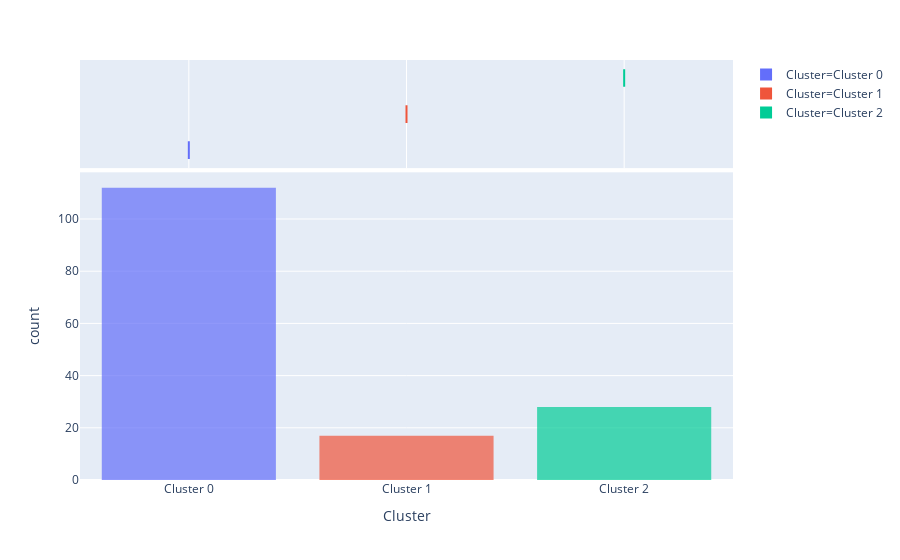

The notebook cell this image was saved under:
### Code cell
plot_model(kmeans, plot = 'distribution') #to see size of clusters

### Figure 1 — Plotly figure (JSON) as saved in the notebook; plotly's stock layout.template omitted (floating-point values rounded to 4 significant figures; data arrays with more than 128 entries replaced by an {"elided": "..."} marker saying what was removed)
{"data": [{"alignmentgroup": "True", "bingroup": "x", "hoverlabel": {"namelength": 0}, "hovertemplate": "Cluster=%{x}<br>count=%{y}", "legendgroup": "Cluster=Cluster 0", "marker": {"color": "#636efa", "opacity": 0.7}, "name": "Cluster=Cluster 0", "offsetgroup": "Cluster=Cluster 0", "orientation": "v", "showlegend": true, "type": "histogram", "x": ["Cluster 0", "Cluster 0", "Cluster 0", "Cluster 0", "Cluster 0", "Cluster 0", "Cluster 0", "Cluster 0", "Cluster 0", "Cluster 0", "Cluster 0", "Cluster 0", "Cluster 0", "Cluster 0", "Cluster 0", "Cluster 0", "Cluster 0", "Cluster 0", "Cluster 0", "Cluster 0", "Cluster 0", "Cluster 0", "Cluster 0", "Cluster 0", "Cluster 0", "Cluster 0", "Cluster 0", "Cluster 0", "Cluster 0", "Cluster 0", "Cluster 0", "Cluster 0", "Cluster 0", "Cluster 0", "Cluster 0", "Cluster 0", "Cluster 0", "Cluster 0", "Cluster 0", "Cluster 0", "Cluster 0", "Cluster 0", "Cluster 0", "Cluster 0", "Cluster 0", "Cluster 0", "Cluster 0", "Cluster 0", "Cluster 0", "Cluster 0", "Cluster 0", "Cluster 0", "Cluster 0", "Cluster 0", "Cluster 0", "Cluster 0", "Cluster 0", "Cluster 0", "Cluster 0", "Cluster 0", "Cluster 0", "Cluster 0", "Cluster 0", "Cluster 0", "Cluster 0", "Cluster 0", "Cluster 0", "Cluster 0", "Cluster 0", "Cluster 0", "Cluster 0", "Cluster 0", "Cluster 0", "Cluster 0", "Cluster 0", "Cluster 0", "Cluster 0", "Cluster 0", "Cluster 0", "Cluster 0", "Cluster 0", "Cluster 0", "Cluster 0", "Cluster 0", "Cluster 0", "Cluster 0", "Cluster 0", "Cluster 0", "Cluster 0", "Cluster 0", "Cluster 0", "Cluster 0", "Cluster 0", "Cluster 0", "Cluster 0", "Cluster 0", "Cluster 0", "Cluster 0", "Cluster 0", "Cluster 0", "Cluster 0", "Cluster 0", "Cluster 0", "Cluster 0", "Cluster 0", "Cluster 0", "Cluster 0", "Cluster 0", "Cluster 0", "Cluster 0", "Cluster 0", "Cluster 0"], "xaxis": "x", "yaxis": "y"}, {"alignmentgroup": "True", "customdata": {"elided": "112x9 str values"}, "hoverlabel": {"namelength": 0}, "hovertemplate": "Cluster=%{customdata[8]}<br>engine_s=%{customdata[0]}<br>horsepow=%{customdata[1]}<br>wheelbas=%{customdata[2]}<br>width=%{customdata[3]}<br>length=%{customdata[4]}<br>curb_wgt=%{customdata[5]}<br>fuel_cap=%{customdata[6]}<br>mpg=%{customdata[7]}", "legendgroup": "Cluster=Cluster 0", "marker": {"color": "#636efa"}, "name": "Cluster=Cluster 0", "notched": true, "offsetgroup": "Cluster=Cluster 0", "showlegend": false, "type": "box", "x": ["Cluster 0", "Cluster 0", "Cluster 0", "Cluster 0", "Cluster 0", "Cluster 0", "Cluster 0", "Cluster 0", "Cluster 0", "Cluster 0", "Cluster 0", "Cluster 0", "Cluster 0", "Cluster 0", "Cluster 0", "Cluster 0", "Cluster 0", "Cluster 0", "Cluster 0", "Cluster 0", "Cluster 0", "Cluster 0", "Cluster 0", "Cluster 0", "Cluster 0", "Cluster 0", "Cluster 0", "Cluster 0", "Cluster 0", "Cluster 0", "Cluster 0", "Cluster 0", "Cluster 0", "Cluster 0", "Cluster 0", "Cluster 0", "Cluster 0", "Cluster 0", "Cluster 0", "Cluster 0", "Cluster 0", "Cluster 0", "Cluster 0", "Cluster 0", "Cluster 0", "Cluster 0", "Cluster 0", "Cluster 0", "Cluster 0", "Cluster 0", "Cluster 0", "Cluster 0", "Cluster 0", "Cluster 0", "Cluster 0", "Cluster 0", "Cluster 0", "Cluster 0", "Cluster 0", "Cluster 0", "Cluster 0", "Cluster 0", "Cluster 0", "Cluster 0", "Cluster 0", "Cluster 0", "Cluster 0", "Cluster 0", "Cluster 0", "Cluster 0", "Cluster 0", "Cluster 0", "Cluster 0", "Cluster 0", "Cluster 0", "Cluster 0", "Cluster 0", "Cluster 0", "Cluster 0", "Cluster 0", "Cluster 0", "Cluster 0", "Cluster 0", "Cluster 0", "Cluster 0", "Cluster 0", "Cluster 0", "Cluster 0", "Cluster 0", "Cluster 0", "Cluster 0", "Cluster 0", "Cluster 0", "Cluster 0", "Cluster 0", "Cluster 0", "Cluster 0", "Cluster 0", "Cluster 0", "Cluster 0", "Cluster 0", "Cluster 0", "Cluster 0", "Cluster 0", "Cluster 0", "Cluster 0", "Cluster 0", "Cluster 0", "Cluster 0", "Cluster 0", "Cluster 0", "Cluster 0"], "xaxis": "x2", "yaxis": "y2"}, {"alignmentgroup": "True", "bingroup": "x", "hoverlabel": {"namelength": 0}, "hovertemplate": "Cluster=%{x}<br>count=%{y}", "legendgroup": "Cluster=Cluster 1", "marker": {"color": "#EF553B", "opacity": 0.7}, "name": "Cluster=Cluster 1", "offsetgroup": "Cluster=Cluster 1", "orientation": "v", "showlegend": true, "type": "histogram", "x": ["Cluster 1", "Cluster 1", "Cluster 1", "Cluster 1", "Cluster 1", "Cluster 1", "Cluster 1", "Cluster 1", "Cluster 1", "Cluster 1", "Cluster 1", "Cluster 1", "Cluster 1", "Cluster 1", "Cluster 1", "Cluster 1", "Cluster 1"], "xaxis": "x", "yaxis": "y"}, {"alignmentgroup": "True", "customdata": {"elided": "17x9 str values"}, "hoverlabel": {"namelength": 0}, "hovertemplate": "Cluster=%{customdata[8]}<br>engine_s=%{customdata[0]}<br>horsepow=%{customdata[1]}<br>wheelbas=%{customdata[2]}<br>width=%{customdata[3]}<br>length=%{customdata[4]}<br>curb_wgt=%{customdata[5]}<br>fuel_cap=%{customdata[6]}<br>mpg=%{customdata[7]}", "legendgroup": "Cluster=Cluster 1", "marker": {"color": "#EF553B"}, "name": "Cluster=Cluster 1", "notched": true, "offsetgroup": "Cluster=Cluster 1", "showlegend": false, "type": "box", "x": ["Cluster 1", "Cluster 1", "Cluster 1", "Cluster 1", "Cluster 1", "Cluster 1", "Cluster 1", "Cluster 1", "Cluster 1", "Cluster 1", "Cluster 1", "Cluster 1", "Cluster 1", "Cluster 1", "Cluster 1", "Cluster 1", "Cluster 1"], "xaxis": "x2", "yaxis": "y2"}, {"alignmentgroup": "True", "bingroup": "x", "hoverlabel": {"namelength": 0}, "hovertemplate": "Cluster=%{x}<br>count=%{y}", "legendgroup": "Cluster=Cluster 2", "marker": {"color": "#00cc96", "opacity": 0.7}, "name": "Cluster=Cluster 2", "offsetgroup": "Cluster=Cluster 2", "orientation": "v", "showlegend": true, "type": "histogram", "x": ["Cluster 2", "Cluster 2", "Cluster 2", "Cluster 2", "Cluster 2", "Cluster 2", "Cluster 2", "Cluster 2", "Cluster 2", "Cluster 2", "Cluster 2", "Cluster 2", "Cluster 2", "Cluster 2", "Cluster 2", "Cluster 2", "Cluster 2", "Cluster 2", "Cluster 2", "Cluster 2", "Cluster 2", "Cluster 2", "Cluster 2", "Cluster 2", "Cluster 2", "Cluster 2", "Cluster 2", "Cluster 2"], "xaxis": "x", "yaxis": "y"}, {"alignmentgroup": "True", "customdata": {"elided": "28x9 str values"}, "hoverlabel": {"namelength": 0}, "hovertemplate": "Cluster=%{customdata[8]}<br>engine_s=%{customdata[0]}<br>horsepow=%{customdata[1]}<br>wheelbas=%{customdata[2]}<br>width=%{customdata[3]}<br>length=%{customdata[4]}<br>curb_wgt=%{customdata[5]}<br>fuel_cap=%{customdata[6]}<br>mpg=%{customdata[7]}", "legendgroup": "Cluster=Cluster 2", "marker": {"color": "#00cc96"}, "name": "Cluster=Cluster 2", "notched": true, "offsetgroup": "Cluster=Cluster 2", "showlegend": false, "type": "box", "x": ["Cluster 2", "Cluster 2", "Cluster 2", "Cluster 2", "Cluster 2", "Cluster 2", "Cluster 2", "Cluster 2", "Cluster 2", "Cluster 2", "Cluster 2", "Cluster 2", "Cluster 2", "Cluster 2", "Cluster 2", "Cluster 2", "Cluster 2", "Cluster 2", "Cluster 2", "Cluster 2", "Cluster 2", "Cluster 2", "Cluster 2", "Cluster 2", "Cluster 2", "Cluster 2", "Cluster 2", "Cluster 2"], "xaxis": "x2", "yaxis": "y2"}], "layout": {"barmode": "relative", "legend": {"tracegroupgap": 0}, "margin": {"t": 60}, "xaxis": {"anchor": "y", "categoryarray": ["Cluster 0", "Cluster 1", "Cluster 2"], "categoryorder": "array", "domain": [0, 1], "title": {"text": "Cluster"}}, "xaxis2": {"anchor": "y2", "domain": [0, 1], "matches": "x", "showgrid": true, "showticklabels": false}, "yaxis": {"anchor": "x", "domain": [0, 0.7326], "title": {"text": "count"}}, "yaxis2": {"anchor": "x2", "domain": [0.7426, 1], "matches": "y2", "showgrid": false, "showline": false, "showticklabels": false, "ticks": ""}}}
